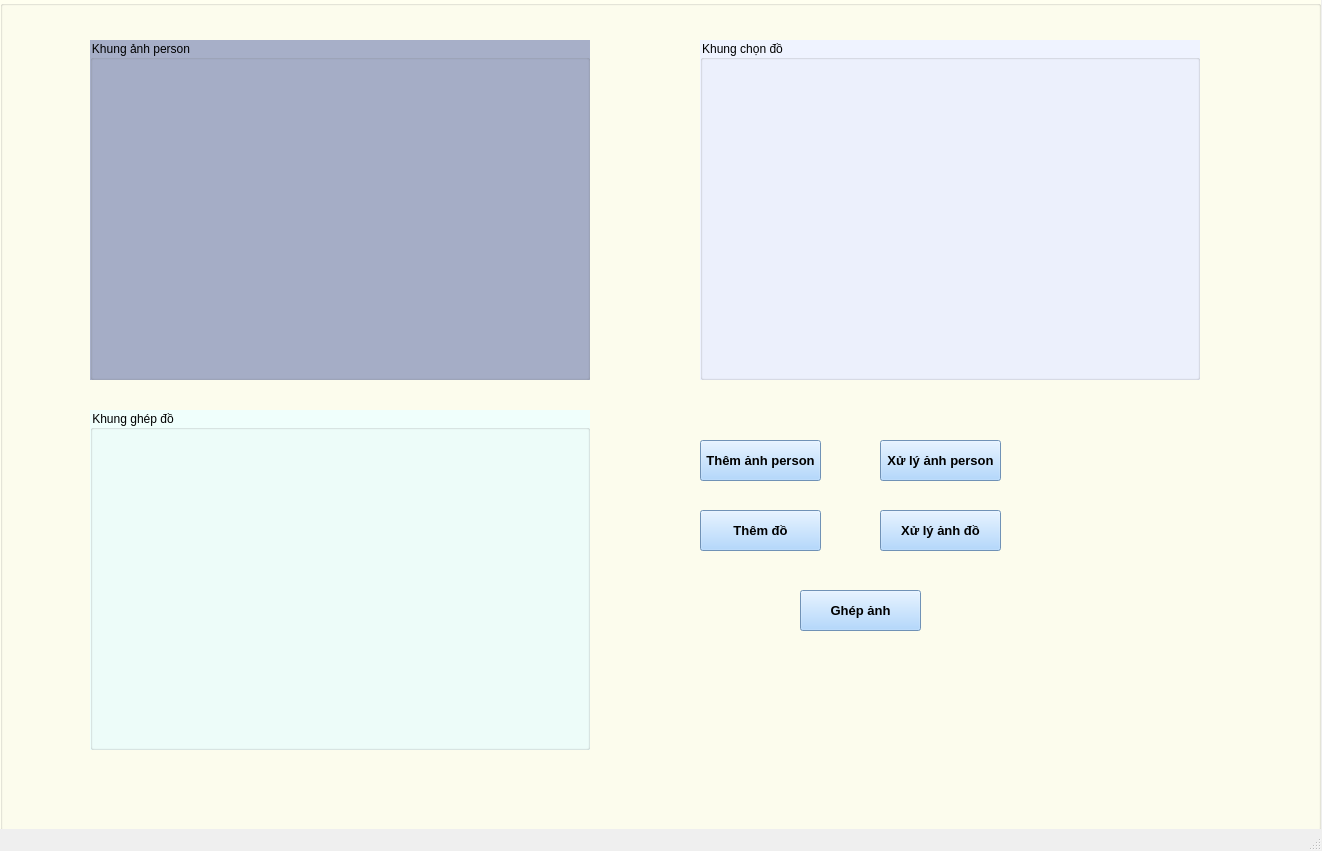
<?xml version="1.0" encoding="UTF-8"?>
<ui version="4.0">
 <class>MainWindow</class>
 <widget class="QMainWindow" name="MainWindow">
  <property name="geometry">
   <rect>
    <x>0</x>
    <y>0</y>
    <width>1322</width>
    <height>851</height>
   </rect>
  </property>
  <property name="windowTitle">
   <string>MainWindow</string>
  </property>
  <widget class="QWidget" name="centralwidget">
   <widget class="QGroupBox" name="groupBox">
    <property name="geometry">
     <rect>
      <x>0</x>
      <y>0</y>
      <width>1321</width>
      <height>831</height>
     </rect>
    </property>
    <property name="styleSheet">
     <string notr="true">background-color: rgb(255, 255, 240);</string>
    </property>
    <property name="title">
     <string/>
    </property>
    <widget class="QGroupBox" name="groupBox_2">
     <property name="geometry">
      <rect>
       <x>90</x>
       <y>40</y>
       <width>500</width>
       <height>340</height>
      </rect>
     </property>
     <property name="styleSheet">
      <string notr="true">background-color: rgb(167, 175, 200);</string>
     </property>
     <property name="title">
      <string>Khung ảnh person</string>
     </property>
    </widget>
    <widget class="QGroupBox" name="groupBox_3">
     <property name="geometry">
      <rect>
       <x>700</x>
       <y>40</y>
       <width>500</width>
       <height>340</height>
      </rect>
     </property>
     <property name="styleSheet">
      <string notr="true">background-color: rgb(239, 243, 255);</string>
     </property>
     <property name="title">
      <string>Khung chọn đồ</string>
     </property>
    </widget>
    <widget class="QGroupBox" name="groupBox_4">
     <property name="geometry">
      <rect>
       <x>90</x>
       <y>410</y>
       <width>500</width>
       <height>340</height>
      </rect>
     </property>
     <property name="styleSheet">
      <string notr="true">background-color: rgb(240, 255, 252);</string>
     </property>
     <property name="title">
      <string>Khung ghép đồ</string>
     </property>
    </widget>
    <widget class="QPushButton" name="pushButton">
     <property name="geometry">
      <rect>
       <x>700</x>
       <y>440</y>
       <width>121</width>
       <height>41</height>
      </rect>
     </property>
     <property name="font">
      <font>
       <pointsize>10</pointsize>
       <weight>75</weight>
       <bold>true</bold>
      </font>
     </property>
     <property name="styleSheet">
      <string notr="true">background-color: rgb(157, 205, 255);</string>
     </property>
     <property name="text">
      <string>Thêm ảnh person</string>
     </property>
    </widget>
    <widget class="QPushButton" name="pushButton_2">
     <property name="geometry">
      <rect>
       <x>700</x>
       <y>510</y>
       <width>121</width>
       <height>41</height>
      </rect>
     </property>
     <property name="font">
      <font>
       <pointsize>10</pointsize>
       <weight>75</weight>
       <bold>true</bold>
      </font>
     </property>
     <property name="styleSheet">
      <string notr="true">background-color: rgb(157, 205, 255);</string>
     </property>
     <property name="text">
      <string>Thêm đồ</string>
     </property>
    </widget>
    <widget class="QPushButton" name="pushButton_3">
     <property name="geometry">
      <rect>
       <x>880</x>
       <y>440</y>
       <width>121</width>
       <height>41</height>
      </rect>
     </property>
     <property name="font">
      <font>
       <pointsize>10</pointsize>
       <weight>75</weight>
       <bold>true</bold>
      </font>
     </property>
     <property name="styleSheet">
      <string notr="true">background-color: rgb(157, 205, 255);</string>
     </property>
     <property name="text">
      <string>Xử lý ảnh person</string>
     </property>
    </widget>
    <widget class="QPushButton" name="pushButton_4">
     <property name="geometry">
      <rect>
       <x>880</x>
       <y>510</y>
       <width>121</width>
       <height>41</height>
      </rect>
     </property>
     <property name="font">
      <font>
       <pointsize>10</pointsize>
       <weight>75</weight>
       <bold>true</bold>
      </font>
     </property>
     <property name="styleSheet">
      <string notr="true">background-color: rgb(157, 205, 255);</string>
     </property>
     <property name="text">
      <string>Xử lý ảnh đồ</string>
     </property>
    </widget>
    <widget class="QPushButton" name="pushButton_5">
     <property name="geometry">
      <rect>
       <x>800</x>
       <y>590</y>
       <width>121</width>
       <height>41</height>
      </rect>
     </property>
     <property name="font">
      <font>
       <pointsize>10</pointsize>
       <weight>75</weight>
       <bold>true</bold>
      </font>
     </property>
     <property name="styleSheet">
      <string notr="true">background-color: rgb(157, 205, 255);</string>
     </property>
     <property name="text">
      <string>Ghép ảnh</string>
     </property>
    </widget>
   </widget>
  </widget>
  <widget class="QMenuBar" name="menubar">
   <property name="geometry">
    <rect>
     <x>0</x>
     <y>0</y>
     <width>1322</width>
     <height>21</height>
    </rect>
   </property>
  </widget>
  <widget class="QStatusBar" name="statusbar"/>
 </widget>
 <resources/>
 <connections/>
</ui>
